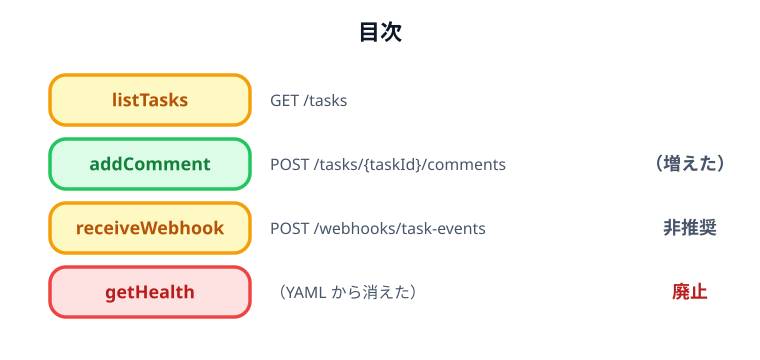

The script that saved this image:
import sys, os
sys.path.insert(0, os.path.expanduser("~/.claude/skills/genfig"))
from genfig import Canvas


c = Canvas(760, 360)
c.text(380, 40, "目次", scale="heading")
rows = [("listTasks", "GET /tasks", "", "gray"), ("addComment", "POST /tasks/{taskId}/comments", "（増えた）", "green"),
        ("receiveWebhook", "POST /webhooks/task-events", "非推奨", "gray"), ("getHealth", "（YAML から消えた）", "廃止", "red")]
for i, (op, path, st, col) in enumerate(rows):
    y = 100 + i * 64
    c.node(150, y, op, shape="sticky", color=col if col != "gray" else "yellow", w=200, h=50, label_scale="label")
    c.text(270, y + 6, path, scale="body", align="left")
    if st:
        c.text(690, y + 6, st, scale="label", fill="#b91c1c" if col == "red" else None)
c.save("01-index.svg")
